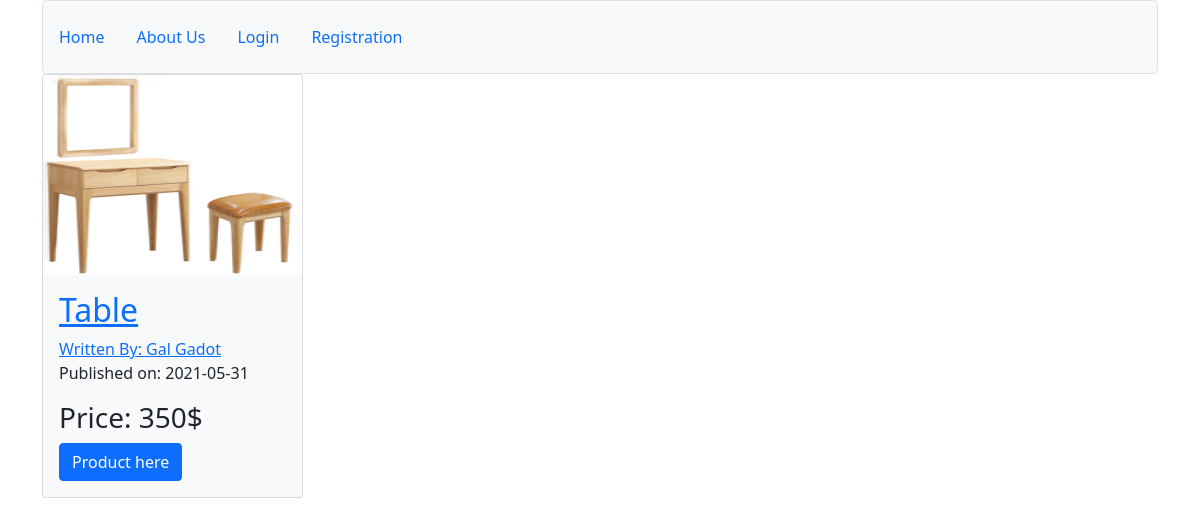
/4, run on the app's committed database.
### myproject/modles.py (models this page shows, shortened)
class Product(db.Model, UserMixin):
    users = db.relationship(User)
    id = db.Column(db.Integer, primary_key=True)
    user_id = db.Column(db.Integer, db.ForeignKey('users.id'), nullable=False)
    product_name = db.Column(db.String(64), nullable=False)
    product_info = db.Column(db.Text, nullable=False)
    product_price = db.Column(db.String(64), nullable=False)
    product_image = db.Column(db.String(128), nullable=False, default='default_product_image.png')
    date = db.Column(db.DateTime, nullable=False, default=datetime.utcnow)

class User(db.Model, UserMixin):
    __tablename__ = 'users'
    id = db.Column(db.Integer, primary_key=True)
    name = db.Column(db.String(64))
    surname = db.Column(db.String(64))
    phone = db.Column(db.Integer, unique=True, index=True)
    email = db.Column(db.String(128), unique=True, index=True)
    profile_image = db.Column(db.String(128), nullable=False, default='default_profile_image.png')
    password_hash = db.Column(db.String(128))
    products = db.relationship('Product', backref='author', lazy=True)

### myproject/users/views.py (the view)
@users.route("/<email>")
def user_posts(email):
    page = request.args.get('page',1,type=int)
    user = User.query.filter_by(email=email).first_or_404()
    product_posts = Product.query.filter_by(author=user).order_by(Product.date.desc()).paginate(page=page,per_page=5)
    return render_template('user_product_posts.html', product_posts=product_posts, user=user)

### myproject/product/views.py (called while the page is built)
@products.route('/<int:product_id>')
def product(product_id):
    my_product = Product.query.get_or_404(product_id)
    return render_template('product.html', my_product=my_product)

### myproject/templates/product.html (shortened to what this page needs)
{% extends 'base.html' %}
{% block content %}
        <div class="row ">
            <div class="col-3">
                <div class="card bg-light">
                    <img src="{{url_for('static', filename='product_pics/'+my_product.product_image)}}" class="card-img-top" height="200px">
                    <div class="card-body">
                        <h2>
                            <a class="card-title" href="{{url_for('products.product', product_id=my_product.id)}}">{{my_product.product_name}}</a>
                        </h2>
                        <a href="{{url_for('users.user_posts', email=my_product.author.email)}}">Written By: {{my_product.author.name}} {{my_product.author.surname}}</a>
                        <p>Published on: {{my_product.date.strftime('%Y-%m-%d')}}</p>
                        <h3>Price: {{my_product.product_price}}</h3>
                        <a href="{{url_for('products.product', product_id=my_product.id)}}" class="btn btn-primary">Product here</a>
                    </div>
                </div>
            </div>
        </div>
{% endblock %}

### data on the page
Product: product_image (picture), product_name "Table", date "2021-05-31", product_price "350$"
User: author.name "Gal", author.surname "Gadot"
